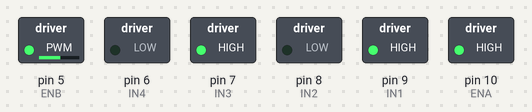
Simulated run of this sketch. Board: Arduino Uno, built with avr-gcc and run on an emulated ATmega328P. On the bench: switched loads named in the sketch (green lamp = pin HIGH). What the sketch prints to the serial monitor is not drawn.

Above: at 38.3 s.
Timing chart, 0 to 40.0 s (numbered marks = the images above):
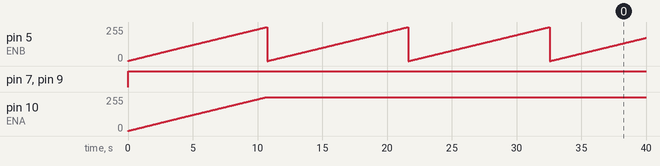

Measured:
- by itself, pin 5 (ENB): ramps from 0/255 to 255/255 and jumps back, once every 10.9 s
- by itself, pin 7 (IN3), pin 9 (IN1): LOW → HIGH at 0.00 s
- by itself, pin 10 (ENA): moves from 0/255 to 255/255 over 10.7 s

The sketch:

RobotCar_12-13.ino
```cpp
//RobotSmartCar EP12+14,EP13,EP15,16+17,19+แสดงหน้าหุ่นยนต์
/*
1. แสดงผลค่า Duty Cycle ที่แคบที่สุดที่ Robot สามารถขับมอเตอร์ได้ โดยทดลองผ่านตัวต้านทานปรับค่าได้ 2 ตัว (ตัวอย่าง EP12 และ EP14) 2 คะแนน
2. แสดงผลการวิ่งของรถหลังจากการทำ PID เพื่อทำให้รถเดินทางเป็นเส้นตรง (EP13) 2 คะแนน
3. การสั่งงานหุ่นยนต์ผ่านโปรแกรมภายในตัวไมโครคอนโทรเลอร์ เดินหน้า ถอยหลัง เลี้ยวซ้าย เลี้ยวขวา หมุนซ้าย และหมุนขวา (EP15) 2 คะแนน
4. การสั่งงานหุ่นยนต์ผ่าน Joystick โมดูล (EP16 และ EP17) 2 คะแนน
5. การแสดงผลสถานะแผง LED ตามการเคลื่อนที่ของโรบอท (EP19) 2 คะแนน
รวมเป็น 10 คะแนน
ข้อที่ 5 การแสดงผล LED ผมขอการแสดงผลเป็นแอนิเมชั่นให้ครบทุกสถานะนะครับ
(เดินหน้า ถอยหลัง เลี้ยวซ้าย เลี้ยวขวา หมุนซ้าย หมุนขวา และหยุดอยู่กับที่)
ไม่เอาภาพนิ่ง ข้อนี้ไม่ให้โค้ดเฉลยครับ กลุ่มใดทำได้สมควรได้ 10 คะแนนเต็มครับ*/

//EP9-11

// EP12 การหาค่าความแคบที่สุดของ PWM ที่ถูกป้อนให้กับ L298N ที่ทำให้มอเตอร์หุ่นยนต์ไม่ทำงาน
// มอเตอร์ซ้าย
int ENA = 10;
int IN1 = 9;
int IN2 = 8;
//มอเตอร์ขวา
int ENB = 5;
int IN3 = 7;
int IN4 = 6;
//ตัวแปรรักษา PWM จากไมโคร เพื่อควบคุมความเร็วทั้งล้อซ้ายขวา
int MotorSpeed_L = 0;
int MotorSpeed_R = 0;

void setup() {
  pinMode(ENA, OUTPUT);
  pinMode(IN1, OUTPUT);
  pinMode(IN2, OUTPUT);
  pinMode(ENB, OUTPUT);
  pinMode(IN3, OUTPUT);
  pinMode(IN4, OUTPUT);

  //กาารเพิ่มความละเอียดของ PWM เพื่อใช้ปรับความเร็วมอเตอร์
  // analogWriteResolution(12);//แม่นยำขึ้น, กินพลังงานมากขึ้น
  Serial.begin(9600);
}

void forward(){
  //ฟังก์ชันทำให้หุ่นยนต์เคลื่อนที่ไปด้านหน้าด้วยความเร็วคงที่
  //กำหนดพารามิเตอร์ที่ L298N ให้หุ่นยนต์เดินหน้า สถานะ logic 1010
  digitalWrite(IN1, HIGH);
  digitalWrite(IN2, LOW);
  digitalWrite(IN3, HIGH);
  digitalWrite(IN4, LOW);
  /*กำหนดความเร็วให้มอเตอร์ ค่าตั้งแต่ 0-255(3% 8)->ล้อหมุนที่120(ค่าที่แคบที่สุด),
  PWMละเอียดขึ้น ค่าตั้งแต่ 0-4095(3% 123)->ล้อหมุนที่2050*/
  MotorSpeed_L = 170;
  MotorSpeed_R = 140;

  if(MotorSpeed_L < 2050){
    MotorSpeed_L = 0;
  }
  if(MotorSpeed_R < 2050){
    MotorSpeed_R = 0;
  }
  analogWrite(ENA, MotorSpeed_L);//motor left ,duty cycle 200=4v, PWMละเอียดขึ้น=4095 -> /2=2048
  analogWrite(ENB, MotorSpeed_R);//motor right

}

void loop() {
  forward();
  // กำหนดพารามิเตอร์ที่ L298N ให้หุ่นยนต์เดินหน้า สถานะ logic 1010
  digitalWrite(IN1, HIGH);
  digitalWrite(IN2, LOW);
  digitalWrite(IN3, HIGH);
  digitalWrite(IN4, LOW);

  for(int i=0;i<4096;i++){ //PWMละเอียดขึ้น i<4096 ->น้อยกว่า1ค่า
    analogWrite(ENA,i);
    analogWrite(ENB,i);
    Serial.print("PWM ของมอเตอร์: ");
    Serial.println(i);
  }
  delay(250);
}


// //13
// //มอเตอร์ซ้าย
// int ENA = 10;
// int IN1 = 9;
// int IN2 = 8;
// //มอเตอร์ขวา
// int ENB = 5;
// int IN3 = 7;
// int IN4 = 6;
// //ตัวแปรรักษา PWM จากไมโคร เพื่อควบคุมความเร็วทั้งล้อซ้ายขวา
// int MotorSpeed_L = 4000;
// int MotorSpeed_R = 4000;
// //ตัวแปรสำหรับลดความเร็วของล้อในการทำ PID
// int B_L = 170;
// int B_R = 140;

// void setup() {
//   pinMode(ENA, OUTPUT);
//   pinMode(IN1, OUTPUT);
//   pinMode(IN2, OUTPUT);
//   pinMode(ENB, OUTPUT);
//   pinMode(IN3, OUTPUT);
//   pinMode(IN4, OUTPUT);

//   //กาารเพิ่มความละเอียดของ PWM เพื่อใช้ปรับความเร็วมอเตอร์
//   analogWriteResolution(12);//แม่นยำขึ้น, กินพลังงานมากขึ้น
//   Serial.begin(9600);
// }

// void forward(){
//   //ฟังก์ชันทำให้หุ่นยนต์เคลื่อนที่ไปด้านหน้าด้วยความเร็วคงที่
//   //กำหนดพารามิเตอร์ที่ L298N ให้หุ่นยนต์เดินหน้า สถานะ logic 1010
//   digitalWrite(IN1, HIGH);
//   digitalWrite(IN2, LOW);
//   digitalWrite(IN3, HIGH);
//   digitalWrite(IN4, LOW);
//   /*กำหนดความเร็วให้มอเตอร์ ค่าตั้งแต่ 0-255(3% 8)->ล้อหมุนที่120(ค่าที่แคบที่สุด),
//   PWMละเอียดขึ้น ค่าตั้งแต่ 0-4095(3% 123)->ล้อหมุนที่2050*/
//   MotorSpeed_L = 4000;
//   MotorSpeed_R = 4000;

//   if(MotorSpeed_L < 2050){
//     MotorSpeed_L = 0;
//   }
//   if(MotorSpeed_R < 2050){
//     MotorSpeed_R = 0;
//   }
//   analogWrite(ENA, MotorSpeed_L - B_L);//motor left ,duty cycle 200=4v, PWMละเอียดขึ้น=4095 -> /2=2048
//   analogWrite(ENB, MotorSpeed_R - B_R);//motor right

// }

// void increase_speed(){
//   //กำหนดพารามิเตอร์ที่ L298N ให้หุ่นยนต์เดินหน้า สถานะ logic 1010
//   digitalWrite(IN1, HIGH);
//   digitalWrite(IN2, LOW);
//   digitalWrite(IN3, HIGH);
//   digitalWrite(IN4, LOW);

//   for(int i=2050;i<4096;i++){ //PWMละเอียดขึ้น i<4096 ->น้อยกว่า1ค่า
//     analogWrite(ENA, i - B_L);
//     analogWrite(ENB, i - B_R);
//     Serial.print("PWM ของมอเตอร์ : ");
//     Serial.println(i);
//   }
//   for(int i=4095;i>2051;i--){ //PWMละเอียดขึ้น i<4096 ->น้อยกว่า1ค่า
//     analogWrite(ENA, i - B_L);
//     analogWrite(ENB, i - B_R);
//     Serial.print("PWM ของมอเตอร์ : ");
//     Serial.println(i);
//   }
// }

// void loop() {
//   forward();
// }


//14
```
